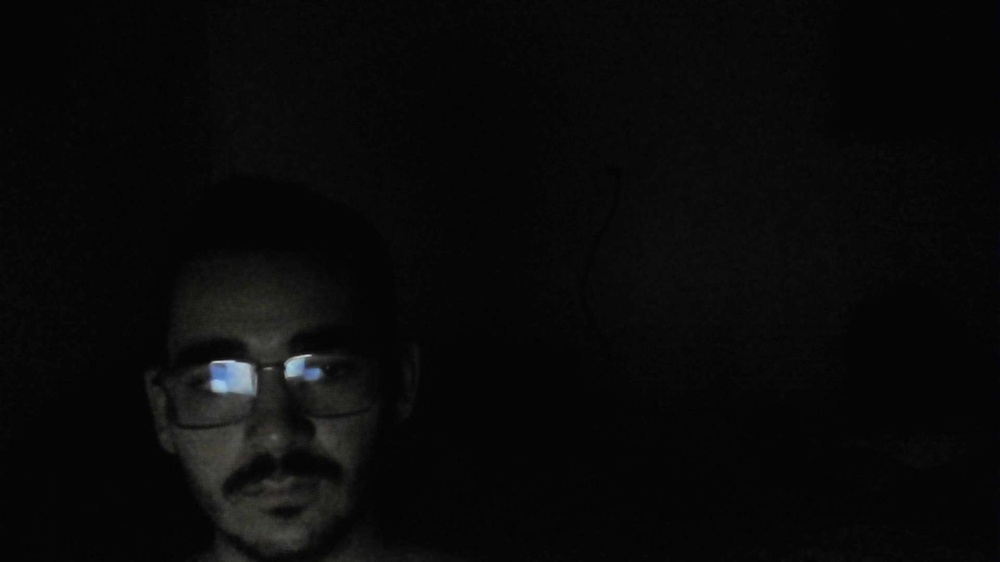
#> input picture Filtragem no Domínio da Frequência/imagem mal iluminada.jpg, 1000 x 562 px, shrunk from 1920 x 1080 before the run
$ python cannypoints.py '../Filtragem no Domínio da Frequência/imagem mal iluminada.jpg'
#> lines starting #> are read from the running program, lines starting #| are printed output that depends on the picture; after the words box and inside, x2 and y2 are one past the last pixel; in counts of white or black regions, pixels touching at a corner belong together
import cv2
import sys
import numpy as np

def generate_dotted_image(image, border):
    dotted_image = np.copy(image)
    height, width = image.shape[:2]

    # Obter as coordenadas dos pixels de borda
    edge_coords = np.nonzero(border)

    # Desenhar pontos menores na imagem pontilhista básica
    for x, y in zip(edge_coords[0], edge_coords[1]):
        cv2.circle(dotted_image, (y, x), 2, (0, 0, 0), -1)

    return dotted_image

if __name__ == '__main__':
    if len(sys.argv) < 2:
        print("Informe o caminho para a imagem de entrada.")
        exit()

    image = cv2.imread(sys.argv[1], cv2.IMREAD_GRAYSCALE)
#> image: shape (562, 1000); min 2, max 206, mean 9.4
    if image is None:
        print("Erro ao abrir a imagem.", sys.argv[1])
        exit()

    # Converter a imagem em escala de cinza para colorida
    image_color = cv2.cvtColor(image, cv2.COLOR_GRAY2BGR)

    # Aplicar o algoritmo de Canny para detecção de bordas
    edges = cv2.Canny(image, 100, 200)
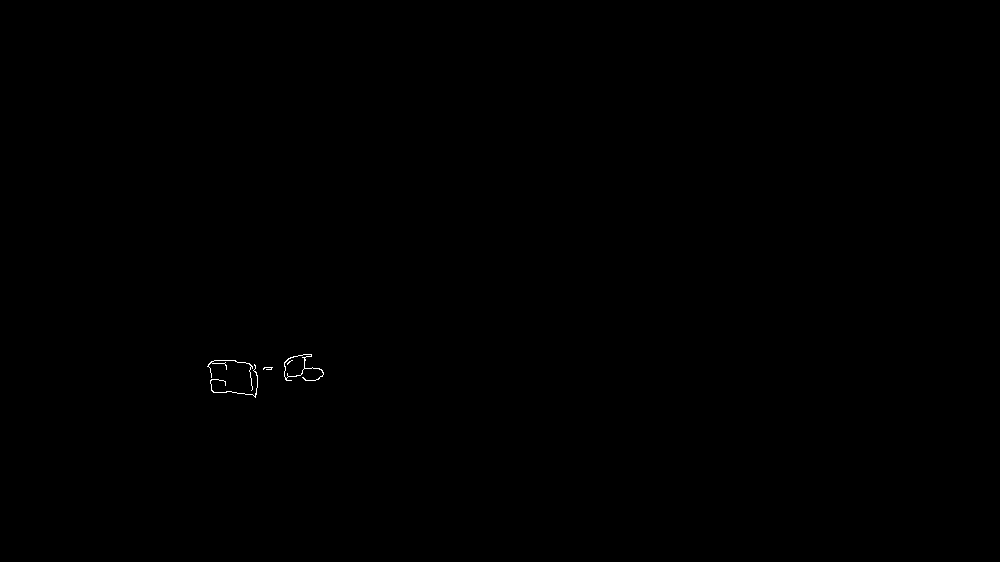
#> edges: shape (562, 1000); 0.07% white in thin lines or dots, all inside (x1, y1, x2, y2) = (207, 354, 324, 398)

    # Gerar a imagem pontilhista combinando as bordas com pontos menores
    dotted_image = generate_dotted_image(image_color, edges)
#> in generate_dotted_image, `edge_coords = np.nonzero(border)`: edge_coords = 419 positions, rows 354 to 397, columns 207 to 323
#> the loop in generate_dotted_image, `for x, y in zip(edge_coords[0], edge_coords[1]):` made 419 passes
#> (x, y) on passes 1 to 3: (354, 303), (354, 304), (354, 305)
#> after the loop in generate_dotted_image, `for x, y in zip(edge_coords[0], edge_coords[1]):`:
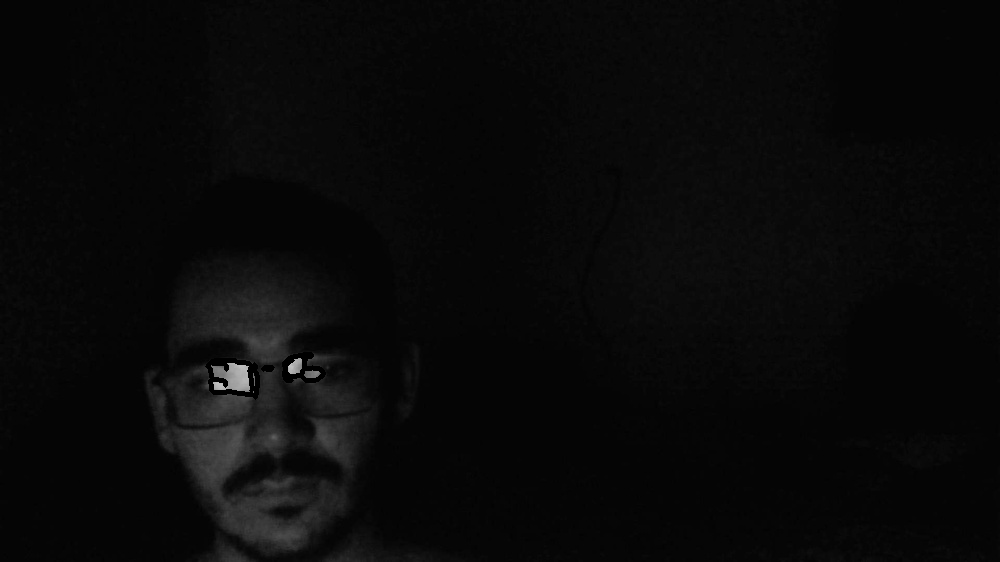
#> dotted_image: shape (562, 1000, 3); min 0, max 198, mean 9.1

    # Salvar e exibir a imagem pontilhista gerada
    cv2.imwrite('cannypoints_image.jpg', dotted_image)
    cv2.imshow('Cannypoints Image', dotted_image)
    cv2.waitKey(0)
    cv2.destroyAllWindows()


#A técnica pontilhista utilizada neste código é um método simples para gerar uma representação pontilhista de uma imagem. O procedimento envolve os seguintes passos:

#1. Carregar a imagem de entrada em escala de cinza.
   #- O código utiliza a biblioteca OpenCV para ler a imagem passada como argumento para o programa.

#2. Converter a imagem em escala de cinza para colorida.
   #- A função `cv2.cvtColor` é usada para converter a imagem de escala de cinza para o espaço de cores BGR, necessário para desenhar pontos coloridos posteriormente.

#3. Aplicar o algoritmo de detecção de bordas de Canny.
  # - O algoritmo de Canny é um método popular para detectar bordas em imagens. Ele utiliza uma combinação de filtros e algoritmos de detecção de bordas para identificar regiões de alta variação de intensidade que correspondem a bordas na imagem.

#4. Gerar a imagem pontilhista combinando as bordas com pontos menores.
   #- O código utiliza a função `generate_dotted_image` para criar a imagem pontilhista. Essa função recebe a imagem colorida e a imagem das bordas como entrada.
   #- Para cada pixel na imagem das bordas, é desenhado um ponto menor na imagem pontilhista. A função `cv2.circle` é utilizada para desenhar círculos de tamanho 2 (diâmetro de 2 pixels) na posição dos pixels de borda.
   #- Os pontos são desenhados na imagem pontilhista colorida.

#5. Salvar e exibir a imagem pontilhista gerada.
   #- A imagem pontilhista resultante é salva em um arquivo chamado "cannypoints_image.jpg" usando a função `cv2.imwrite`.
   #- A imagem pontilhista também é exibida em uma janela usando as funções `cv2.imshow`, `cv2.waitKey` e `cv2.destroyAllWindows`.

#O resultado final é uma representação pontilhista da imagem original, onde os pontos menores são desenhados nas posições das bordas detectadas pelo algoritmo de Canny.
